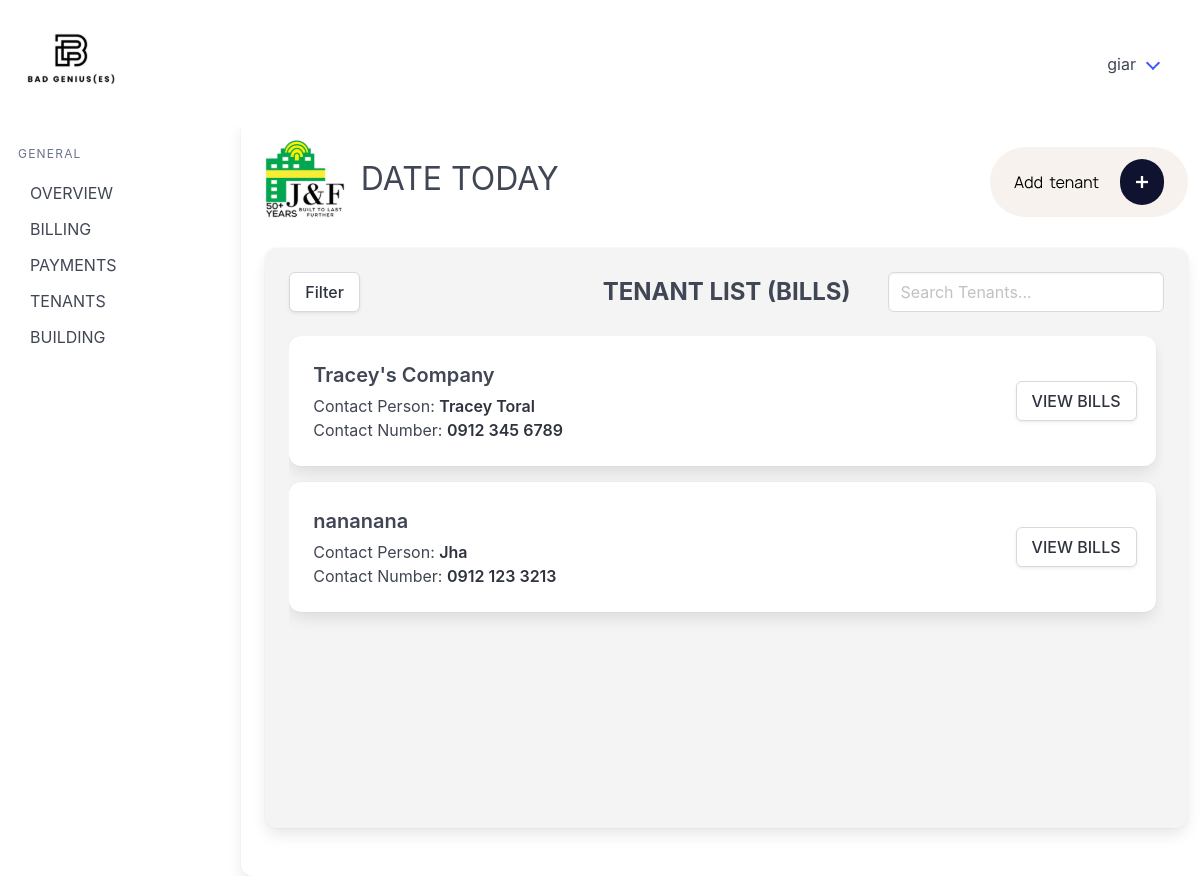
Before: /billing_records_main/ (signed in) with the older database file.
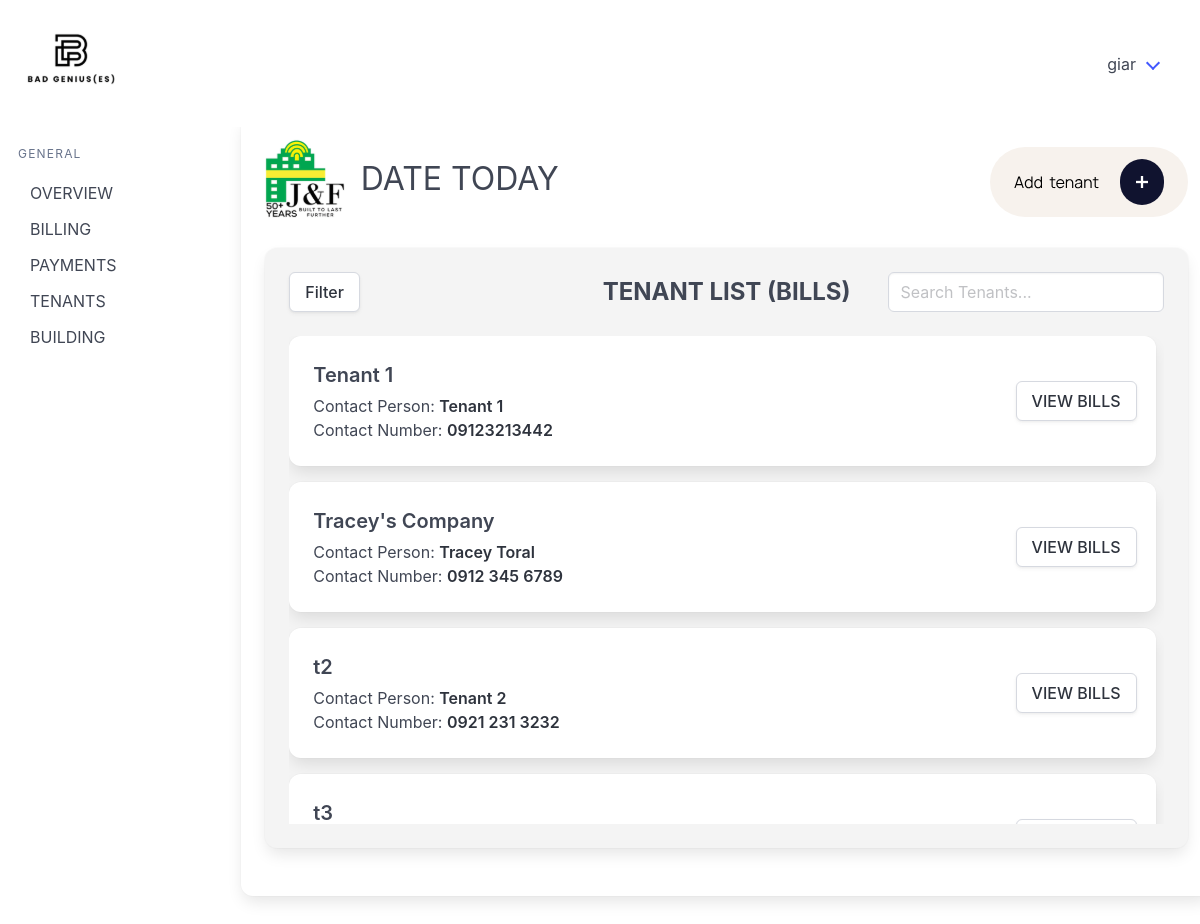
After: the same page with the newer database file.
### billingApp/models.py (models this page shows, shortened)
class Tenant(models.Model):
    companyName = models.CharField(max_length=100)
    contactPerson = models.CharField(max_length=100)
    phoneNumber = models.CharField(max_length=12)
    email = models.CharField(max_length=50)
    objects = models.Manager

### billingApp/views.py (the view)
# urls.py: path('billing_records_main/', views.billing_records_main, name='billing_records_main'),
@login_required
def billing_records_main(request):
    tenants = Tenant.objects.all().order_by('companyName')
    leases = Lease.objects.all()
    for t in tenants:
        if not (t.companyName or "").strip():
            t.companyName_display = t.contactPerson
        else:
            t.companyName_display = t.companyName
    return render(
        request,
        'billingApp/billing_records_main.html',
        {'tenants': tenants, 'leases': leases}
    )

### billingApp/templates/billingApp/billing_records_main.html (shortened to what this page needs)
{% extends 'billingApp/base.html' %} {% load static %} {% block content %}
<div class="column is-3 pt-5 has-text-right">
  <a href="{% url 'add_tenant' %}">
  </a>
</div>
</div>
<div class="columns">
  <div class="column">
    <div class="card card2 tenant-panel">
      <div class="card-content tenant-panel-content">
        <div class="columns is-vcentered">
          <div class="column">
            <a href="#" class="button">Filter</a>
          </div>
          <div class="column">
            <h1 class="is-size-4 has-text-weight-bold has-text-centered">TENANT LIST (BILLS)</h1>
          </div>
          <div class="column has-text-right">
            <input id="searchInput" type="text" class="input" placeholder="Search Tenants..." />
          </div>
        </div>
        <div class="tenant-list-scroll">
          {% for t in tenants %}
          <div class="card mb-4">
            <div class="card-content">
              <div class="columns is-multiline is-vcentered">
                <div class="column">
                  <h2 class="is-size-5 has-text-weight-semibold mb-1">{{ t.companyName_display }}</h2>
                  <p class="is-size-6 has-text-weight-normal">
                    Contact Person: <strong>{{ t.contactPerson }}</strong>
                  </p>
                  <p class="is-size-6 has-text-weight-normal">
                    Contact Number: <strong>{{ t.phoneNumber }}</strong>
                  </p>
                </div>
                <div class="column is-2 has-text-right">
                  <a href="{% url 'view_bills' pk=t.pk %}" class="button">VIEW BILLS</a>
                </div>
              </div>
            </div>
          </div>
          {% endfor %}
        </div>
      </div>
    </div>
  </div>
</div>
{% endblock %}

Changed rows visible on the page:
removed Tenant: companyName_display "nananana", contactPerson "Jha", phoneNumber "0912 123 3213"
added Tenant: companyName_display "Tenant 1", contactPerson "Tenant 1", phoneNumber "09123213442"
added Tenant: companyName_display "t2", contactPerson "Tenant 2", phoneNumber "0921 231 3232"
added Tenant: companyName_display "t3"
